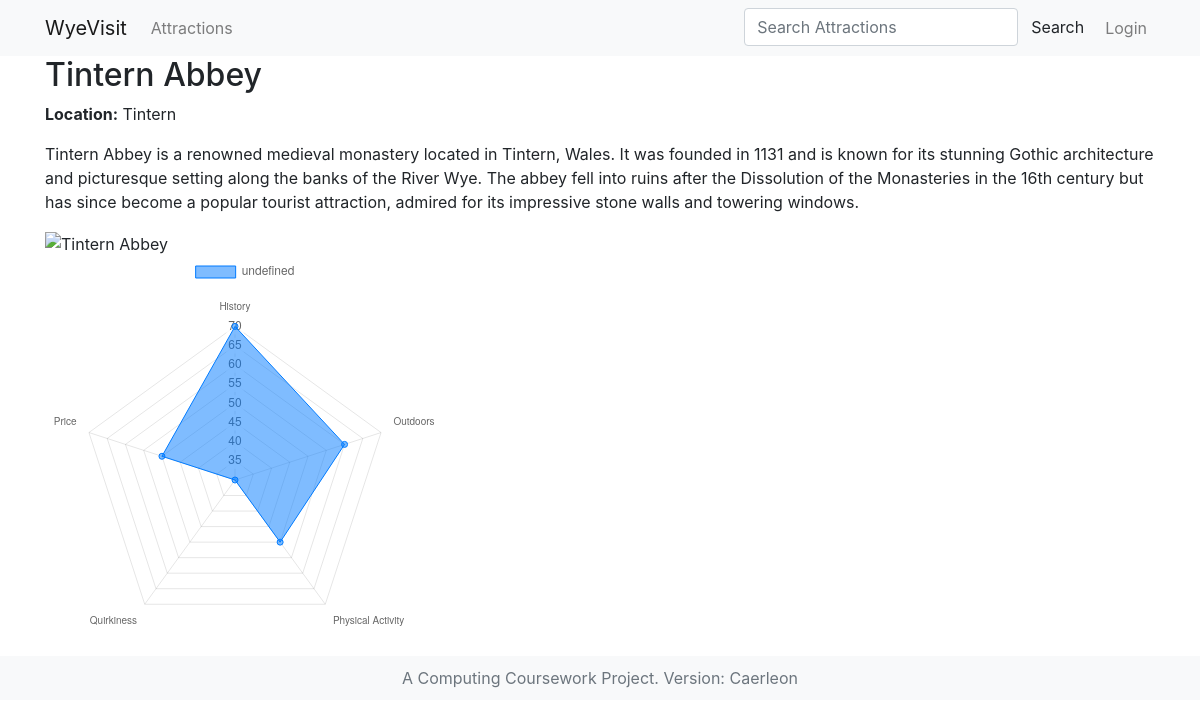
The app's page /wv_app/attractions/2/ with its own data.
### wv_app/models.py (models this page shows, shortened)
class Attraction(models.Model):
    name = models.CharField(max_length=255)
    description = models.TextField()
    location = models.CharField(max_length=255)
    image_url = models.CharField(max_length=255)
    score_1 = models.IntegerField(blank=True,null=True)
    score_2 = models.IntegerField(blank=True,null=True)
    score_3 = models.IntegerField(blank=True,null=True)
    score_4 = models.IntegerField(blank=True,null=True)
    score_5 = models.IntegerField(blank=True,null=True)
    tags = models.ManyToManyField(Tag, related_name='attractions',blank=True)
    created_at = models.DateTimeField(auto_now_add=True)
    updated_at = models.DateTimeField(auto_now=True)

### wv_app/views.py (the view)
# urls.py: path('attractions/<int:attraction_id>/', views.attraction_detail, name='attraction_detail'),
def attraction_detail(request, attraction_id):
    attraction = get_object_or_404(Attraction, pk=attraction_id)
    scores = [attraction.score_1, attraction.score_2, attraction.score_3, attraction.score_4, attraction.score_5]
    return render(request, 'attractions/detail.html', {'attraction': attraction, 'scores': scores})

### wv_app/templates/attractions/detail.html (shortened to what this page needs)
{% extends 'base.html' %}
{% block content %}
<h2>{{ attraction.name }}</h2>
<p><strong>Location:</strong> {{ attraction.location }}</p>
<p>{{ attraction.description }}</p>
{% if attraction.image_url %}
    <img src="{{ attraction.image_url }}" alt="{{ attraction.name }}" width=900 height=700>
{% endif %}
<div style="width: 400px; height: 400px;">
    <canvas id="attraction_radar_graph"></canvas>
</div>
<script>
var ctx = document.getElementById('attraction_radar_graph').getContext('2d');
var myChart = new Chart(ctx, {
    type: 'radar',
    data: {
        labels: ['History', 'Outdoors', 'Physical Activity', 'Quirkiness', 'Price'],
        datasets: [{
            data: {{ scores|safe }},
            backgroundColor: 'rgba(0, 123, 255, 0.5)',
            borderColor: 'rgba(0, 123, 255, 1)',
            borderWidth: 1
        }]
    },
    options: {
        title: {
            display: false
        },
        legend: {
            display: false
        },
        tooltips: {
            enabled: false
        },
        scale: {
            ticks: {
                beginAtZero: true
            }
        }
    }
});
</script>
{% endblock %}

### wv_app/templates/base.html (shortened to what this page needs)
<!DOCTYPE html>
<html lang="en">
<head>
    <link href="https://stackpath.bootstrapcdn.com/bootstrap/4.3.1/css/bootstrap.min.css" rel="stylesheet">
{% load leaflet_tags %}
</head>
<body>
    <header>
        <nav class="navbar navbar-expand-lg navbar-light bg-light">
            <div class="container">
                <a class="navbar-brand" href="{% url 'home' %}">WyeVisit</a>
                <div class="collapse navbar-collapse" id="navbarNav">
                    <ul class="navbar-nav">
                        <li class="nav-item">
                            <a class="nav-link" href="{% url 'attraction_list' %}">Attractions</a>
                        </li>
                    </ul>
                </div>
                <div class="ml-auto">
                    <ul class="navbar-nav">
                        <li>
                            <form class="d-flex" role="search" method="GET" action="{% url 'search_attractions' %}">
                                <input
                                class="form-control me-2"
                                type="search"
                                placeholder="Search Attractions"
                                name="search_query"
                                required aria-label="Search"
                                >
                                <button class="btn btn-outline" type="submit">Search</button>
                            </form>
                        </li>
                        {% if session %}
                        {% if account.current_profile %}
                        <li class="nav-item">
                            <a class="nav-link" href="{% url 'profile_detail' account.current_profile.id %}">Current Profile ({{account.current_profile.nickname}})</a>
                        </li>
                        {% endif %}
                        <li class="nav-item">
                            <a class="nav-link" href="{% url 'user_dashboard' %}">Dashboard ({{account.username}})</a>
                        </li>
                        <li class="nav-item">
                            <a class="nav-link" href="{% url 'logout' %}">Logout</a>
                        </li>
                        {% else %}
                        <li class="nav-item">
                            <a class="nav-link" href="{% url 'login' %}">Login</a>
                        </li>
                        {% endif %}
                    </ul>
                </div>
            </div>
        </nav>
    </header>
    <main role="main" class="container">
        {% block content %}{% endblock %}
    </main>
    <footer class="footer">
        <div class="container">
            <span class="text-muted">A Computing Coursework Project. Version: Caerleon </span>
        </div>
    </footer>
</body>
</html>

### wv_app/templates/base.html (style rules this page uses)
.footer { background-color: #f8f9fa; padding: 10px; text-align: center; position: relative; bottom: 0; width: 100%; }

### records on screen
Attraction: name "Tintern Abbey", location "Tintern", description "Tintern Abbey is a renowned medieval monastery located in Tintern, Wales. It was founded in 1131 and is known for its stunning Gothic architecture and picturesque setting along the banks of the River Wye. The abbey fell into ruins after the Dissolution of the Monasteries in the 16th century but has since become a popular tourist attraction, admired for its impressive stone walls and towering windows."

### other values on screen
chart data {{ scores|safe }} [70, 60, 50, 30, 50]
